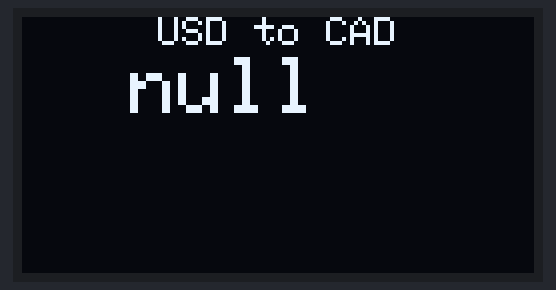
A sketch run on a simulated ESP8266 (NodeMCU). Parts: 128×64 one-colour display. WiFi joins after 1.5 s; servers stay silent unless stated; uploads are accepted with an empty reply; what the sketch prints to the serial monitor is not drawn.

Above: at 1.9 s.
At 6.2 s:
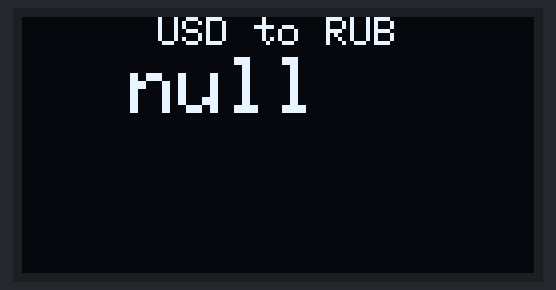
At 10.4 s:
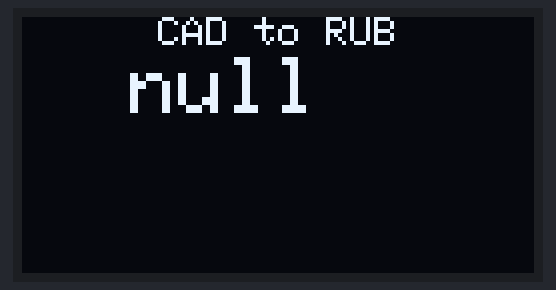
At 37.8 s:
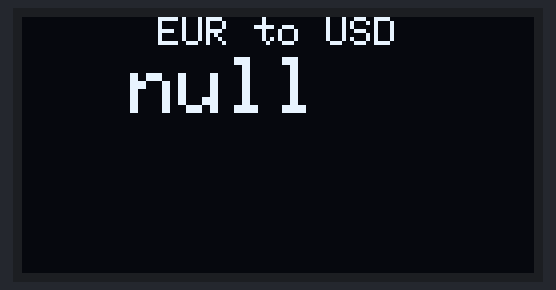

The sketch:

Currency_Exchange_Display.ino
```cpp
// NodeMCU wires setup:
// GROUND TO GROUND
// VCC to VCC
// SCL to D1
// SDA TO D2

#include <SPI.h>
#include <Wire.h>
#include <Adafruit_GFX.h>
#include <Adafruit_SSD1306.h>
#include <Wire.h>
#include <Arduino.h>
#include <ESP8266WiFi.h>
#include <ESP8266WiFiMulti.h>
#include <ESP8266HTTPClient.h>
#include <ArduinoJson.h>
#define USE_SERIAL Serial
ESP8266WiFiMulti WiFiMulti;

void setup() {
    USE_SERIAL.begin(9600);
   // USE_SERIAL.setDebugOutput(true);
    USE_SERIAL.println();
    WiFi.mode(WIFI_STA);
    WiFiMulti.addAP("Denis-wifi", "welcomehome");
}

String getQuote(String  baseCurrency, String  targetCurrency)
{
  HTTPClient http;
  USE_SERIAL.print("[HTTP] begin...\n");
  String currencyRateEndPoint = "https://api.fixer.io/latest?base=" + baseCurrency + "&symbols=" + targetCurrency;
  http.begin(currencyRateEndPoint, "88 12 02 70 66 a8 f4 cd 4d 36 c5 fc ba 24 76 17 a4 2c 4f 8d"); //HTTPS Ceriticate thumbnail
  USE_SERIAL.print("[HTTP] GET...\n");
  int httpCode = http.GET();
  if(httpCode > 0) {
      // HTTP header has been send and Server response header has been handled
      USE_SERIAL.printf("[HTTP] GET... code: %d\n", httpCode);

      // file found at server
      if(httpCode == HTTP_CODE_OK) {
          USE_SERIAL.println("-------------");
          String payload = http.getString();
          StaticJsonBuffer<200> jsonBuffer;
          JsonObject& root = jsonBuffer.parseObject(payload);
          USE_SERIAL.println(payload);
          String base = root["base"];
          USE_SERIAL.println(base + " to " + targetCurrency + ":");
          String targetToBaseRate = root["rates"][targetCurrency];
          USE_SERIAL.println(targetToBaseRate);
          return targetToBaseRate;
      }
  } else {
      USE_SERIAL.printf("[HTTP] GET... failed, error: %s\n", http.errorToString(httpCode).c_str());
  }

  http.end();
}

void loop() {
    // wait for WiFi connection
    DisplayGreeting(" Connecting to ","Wi-fi...");
    if((WiFiMulti.run() == WL_CONNECTED)) {
      USE_SERIAL.println("Connected to wi-fi!");
      String rate = getQuote("USD", "CAD");
      DisplayGreeting("    USD to CAD"," " + rate);
      delay(4000);
      rate = getQuote("USD", "RUB");
      DisplayGreeting("    USD to RUB"," " + rate);
      delay(4000);
      rate = getQuote("CAD", "RUB");
      DisplayGreeting("    CAD to RUB"," " + rate);
      delay(4000);
      rate = getQuote("EUR", "USD");
      DisplayGreeting("    EUR to USD"," " + rate);
    }

    delay(10000);
}

void DisplayGreeting(String line1, String line2){
  Serial.println("Showing stuff...");
  Adafruit_SSD1306 display(-1); // NodeMCU | !IMPORTANT
  // Adafruit_SSD1306 display(4); // NANO
  display.begin(SSD1306_SWITCHCAPVCC, 0x3C);
  display.setTextSize(1);
  display.setTextColor(WHITE);
  display.setCursor(10,0);
  display.clearDisplay();
  display.println(line1);

  display.setTextSize(2);
  display.setCursor(15,10);
  display.println(line2);

  display.display();
  delay(1);
}
```

Measured:
- what the display in image 0 shows lasts 4.3 s, from 1.8 s to 6.1 s
